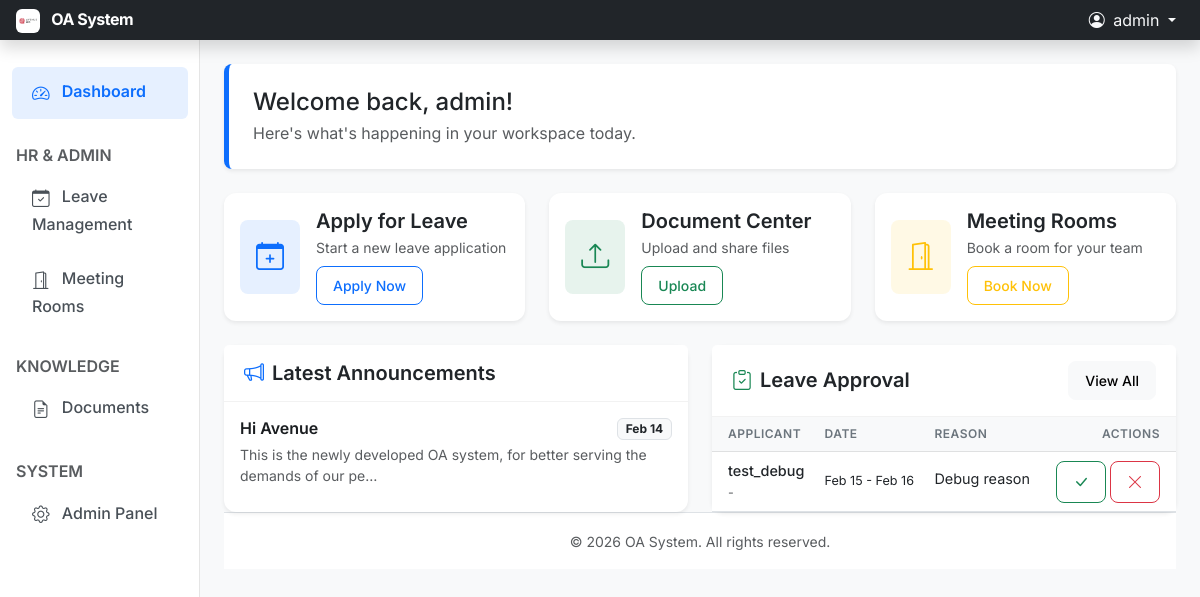
/ (signed in), run on the app's committed database.
### apps/core/models.py (models this page shows, shortened)
class User(AbstractUser):
    employee_id = models.CharField(_("Employee ID"), max_length=20, unique=True, null=True, blank=True)
    department = models.ForeignKey(
        Department,
        verbose_name=_("Department"),
        on_delete=models.SET_NULL,
        null=True,
        blank=True,
        related_name="members"
    )
    position = models.CharField(_("Position"), max_length=100, blank=True)
    phone = models.CharField(_("Phone"), max_length=20, blank=True)
    class Meta:
        verbose_name = _("User")
        verbose_name_plural = _("Users")

### apps/admin_office/models.py (models this page shows, shortened)
class Notice(models.Model):
    title = models.CharField(_("Title"), max_length=200)
    content = models.TextField(_("Content"))
    author = models.ForeignKey(
        settings.AUTH_USER_MODEL,
        verbose_name=_("Author"),
        on_delete=models.CASCADE
    )
    published_at = models.DateTimeField(_("Published At"), auto_now_add=True)
    is_published = models.BooleanField(_("Published"), default=True)
    class Meta:
        verbose_name = _("Notice")
        verbose_name_plural = _("Notices")
        ordering = ['-published_at']

### apps/hr/models.py (models this page shows, shortened)
class LeaveApplication(models.Model):
    STATUS_DRAFT = 'draft'
    STATUS_PENDING = 'pending'
    STATUS_APPROVED = 'approved'
    STATUS_REJECTED = 'rejected'
    STATUS_CHOICES = (
        (STATUS_DRAFT, _('Draft')),
        (STATUS_PENDING, _('Pending')),
        (STATUS_APPROVED, _('Approved')),
        (STATUS_REJECTED, _('Rejected')),
    )
    TYPE_SICK = 'sick'
    TYPE_ANNUAL = 'annual'
    TYPE_PERSONAL = 'personal'
    TYPE_CHOICES = (
        (TYPE_SICK, _('Sick Leave')),
        (TYPE_ANNUAL, _('Annual Leave')),
        (TYPE_PERSONAL, _('Personal Leave')),
    )
    applicant = models.ForeignKey(
        settings.AUTH_USER_MODEL,
        verbose_name=_("Applicant"),
        on_delete=models.CASCADE,
        related_name='leave_applications'
    )
    leave_type = models.CharField(_("Leave Type"), max_length=20, choices=TYPE_CHOICES, default=TYPE_SICK)
    start_date = models.DateField(_("Start Date"))
    end_date = models.DateField(_("End Date"))
    reason = models.TextField(_("Reason"))
    status = FSMField(_("Status"), default=STATUS_DRAFT, choices=STATUS_CHOICES, protected=True)
    reviewer = models.ForeignKey(
        settings.AUTH_USER_MODEL,
        verbose_name=_("Reviewer"),
        on_delete=models.SET_NULL,
        null=True,
        blank=True,
        related_name='leaves_to_review'
    )
    created_at = models.DateTimeField(auto_now_add=True)
    updated_at = models.DateTimeField(auto_now=True)
    class Meta:
        verbose_name = _("Leave Application")
        verbose_name_plural = _("Leave Applications")
        ordering = ['-created_at']

### apps/core/views.py (the view)
# urls.py: path("", index, name='index'),
@login_required
def index(request):
    notices = Notice.objects.filter(is_published=True).order_by('-published_at')[:5]
    pending_leaves = LeaveApplication.objects.none()
    can_approve = False
    department_ids = approvable_department_ids(request.user)
    if department_ids is None:
        can_approve = True
        pending_leaves = LeaveApplication.objects.filter(status=LeaveApplication.STATUS_PENDING)
    elif department_ids:
        can_approve = True
        pending_leaves = LeaveApplication.objects.filter(
            status=LeaveApplication.STATUS_PENDING,
            applicant__department_id__in=department_ids,
        ).exclude(applicant=request.user)
    return render(
        request,
        'index.html',
        {'notices': notices, 'pending_leaves': pending_leaves, 'can_approve': can_approve},
    )

### templates/index.html (shortened to what this page needs)
{% extends 'base.html' %}
{% block content %}
<div class="row mb-4">
    <div class="col-12">
        <div class="p-4 rounded-3 bg-white shadow-sm border-start border-5 border-primary">
            <h2 class="h4 mb-1">Welcome back, {{ user.get_full_name|default:user.username }}!</h2>
            <p class="text-muted mb-0">Here's what's happening in your workspace today.</p>
        </div>
    </div>
</div>
<div class="row g-4 mb-4">
    <div class="col-md-4">
        <div class="card h-100 border-0 shadow-sm">
            <div class="card-body d-flex align-items-center">
                <div class="flex-shrink-0 bg-primary bg-opacity-10 p-3 rounded-3">
                    <i class="bi bi-calendar-plus text-primary fs-3"></i>
                </div>
                <div class="flex-grow-1 ms-3">
                    <h5 class="card-title mb-1">Apply for Leave</h5>
                    <p class="card-text text-muted small mb-2">Start a new leave application</p>
                    <a href="{% url 'hr:leave_create' %}" class="btn btn-sm btn-outline-primary stretched-link">Apply Now</a>
                </div>
            </div>
        </div>
    </div>
    <div class="col-md-4">
        <div class="card h-100 border-0 shadow-sm">
            <div class="card-body d-flex align-items-center">
                <div class="flex-shrink-0 bg-success bg-opacity-10 p-3 rounded-3">
                    <i class="bi bi-upload text-success fs-3"></i>
                </div>
                <div class="flex-grow-1 ms-3">
                    <h5 class="card-title mb-1">Document Center</h5>
                    <p class="card-text text-muted small mb-2">Upload and share files</p>
                    <a href="{% url 'docs:doc_create' %}" class="btn btn-sm btn-outline-success stretched-link">Upload</a>
                </div>
            </div>
        </div>
    </div>
    <div class="col-md-4">
        <div class="card h-100 border-0 shadow-sm">
            <div class="card-body d-flex align-items-center">
                <div class="flex-shrink-0 bg-warning bg-opacity-10 p-3 rounded-3">
                    <i class="bi bi-door-open text-warning fs-3"></i>
                </div>
                <div class="flex-grow-1 ms-3">
                    <h5 class="card-title mb-1">Meeting Rooms</h5>
                    <p class="card-text text-muted small mb-2">Book a room for your team</p>
                    <a href="{% url 'meeting:availability' %}" class="btn btn-sm btn-outline-warning stretched-link">Book Now</a>
                </div>
            </div>
        </div>
    </div>
</div>
<div class="row g-4">
    <div class="col-lg-6">
        <div class="card shadow-sm h-100">
            <div class="card-header bg-white py-3">
                <h5 class="card-title mb-0 d-flex align-items-center">
                    <i class="bi bi-megaphone me-2 text-primary"></i> Latest Announcements
                </h5>
            </div>
            <div class="list-group list-group-flush">
                {% for notice in notices %}
                <div class="list-group-item px-3 py-3">
                    <div class="d-flex w-100 justify-content-between align-items-center mb-1">
                        <h6 class="mb-0 fw-semibold">{{ notice.title }}</h6>
                        <span class="badge bg-light text-dark border">{{ notice.published_at|date:"M d" }}</span>
                    </div>
                    <p class="mb-0 text-muted small">{{ notice.content|truncatechars:80 }}</p>
                </div>
                {% empty %}
                <div class="list-group-item text-center text-muted py-5">
                    <i class="bi bi-inbox fs-4 d-block mb-2"></i>
                    No announcements yet
                </div>
                {% endfor %}
            </div>
        </div>
    </div>
    <div class="col-lg-6">
        <div class="card shadow-sm h-100">
            <div class="card-header bg-white py-3 d-flex justify-content-between align-items-center">
                {% if can_approve %}
                    <h5 class="card-title mb-0 d-flex align-items-center">
                        <i class="bi bi-clipboard-check me-2 text-success"></i> Leave Approval
                    </h5>
                    <a href="{% url 'hr:leave_list' %}" class="btn btn-sm btn-light">View All</a>
                {% else %}
                    <h5 class="card-title mb-0 d-flex align-items-center">
                        <i class="bi bi-check2-square me-2 text-info"></i> My To-Do
                    </h5>
                {% endif %}
            </div>
            {% if can_approve %}
              <div class="table-responsive">
                <table class="table table-hover align-middle mb-0">
                  <thead class="table-light">
                    <tr>
                      <th class="ps-3">Applicant</th>
                      <th>Date</th>
                      <th>Reason</th>
                      <th class="text-end pe-3">Actions</th>
                    </tr>
                  </thead>
                  <tbody>
                    {% for leave in pending_leaves %}
                      <tr>
                        <td class="ps-3">
                            <div class="fw-medium">{{ leave.applicant.get_full_name|default:leave.applicant.username }}</div>
                            <small class="text-muted">{{ leave.applicant.department.name|default:"-" }}</small>
                        </td>
                        <td>
                            <div class="small">{{ leave.start_date|date:"M d" }} - {{ leave.end_date|date:"M d" }}</div>
                        </td>
                        <td title="{{ leave.reason }}">
                            <span class="d-inline-block text-truncate" style="max-width: 150px;">
                                {{ leave.reason }}
                            </span>
                        </td>
                        <td class="text-end pe-3">
                          <div class="btn-group btn-group-sm">
                            <form action="{% url 'hr:leave_approve' leave.pk %}" method="post" class="d-inline">
                              <button type="submit" class="btn btn-outline-success" title="Approve" onclick="return confirm('Confirm approval?')">
                                <i class="bi bi-check-lg"></i>
                              </button>
                            </form>
                            <form action="{% url 'hr:leave_reject' leave.pk %}" method="post" class="d-inline ms-1">
                              <button type="submit" class="btn btn-outline-danger" title="Reject" onclick="return confirm('Confirm rejection?')">
                                <i class="bi bi-x-lg"></i>
                              </button>
                            </form>
                          </div>
                        </td>
                      </tr>
                    {% endfor %}
                  </tbody>
                </table>
              </div>
            {% else %}
              <div class="card-body text-center py-5">
                  <i class="bi bi-list-check fs-4 d-block mb-2 text-muted"></i>
                  <p class="text-muted mb-0">No pending tasks</p>
              </div>
            {% endif %}
        </div>
    </div>
</div>
{% endblock %}

### templates/base.html (shortened to what this page needs)
{% load static %}
<!doctype html>
<html lang="en">
  <head>
    <link href="https://cdn.jsdelivr.net/npm/bootstrap@5.3.0/dist/css/bootstrap.min.css" rel="stylesheet">
    <link href="https://cdn.jsdelivr.net/npm/bootstrap-icons@1.10.0/font/bootstrap-icons.css" rel="stylesheet">
    <link href="{% static 'css/style.css' %}" rel="stylesheet">
  </head>
  <body>
    <header class="navbar navbar-expand-md navbar-dark sticky-top bg-dark flex-md-nowrap p-0 shadow">
      <a class="navbar-brand col-md-3 col-lg-2 me-0 px-3 fs-6" href="/">
        <img src="{% static 'img/logo.jpg' %}" alt="Logo" width="24" height="24" class="d-inline-block align-text-top me-2 rounded">
        OA System
      </a>
      <div class="navbar-nav w-100 justify-content-end px-3">
        {% if user.is_authenticated %}
        <div class="nav-item dropdown">
            <a class="nav-link dropdown-toggle text-light" href="#" role="button" data-bs-toggle="dropdown" aria-expanded="false">
                <i class="bi bi-person-circle me-1"></i> {{ user.get_full_name|default:user.username }}
            </a>
        </div>
        {% else %}
        <div class="nav-item text-nowrap">
            <a class="nav-link px-3 text-light" href="{% url 'login' %}">Login</a>
        </div>
        {% endif %}
      </div>
    </header>
    <div class="container-fluid">
      <div class="row">
        {% if user.is_authenticated %}
        <nav id="sidebarMenu" class="col-md-3 col-lg-2 d-md-block bg-white sidebar collapse">
          <div class="position-sticky pt-3 sidebar-sticky">
            <ul class="nav flex-column">
              <li class="nav-item">
                <a class="nav-link {% if request.path == '/' %}active{% endif %}" aria-current="page" href="/">
                  <i class="bi bi-speedometer2"></i> Dashboard
                </a>
              </li>
              <h6 class="sidebar-heading d-flex justify-content-between align-items-center px-3 mt-4 mb-1 text-muted text-uppercase">
                <span>HR & Admin</span>
              </h6>
              <li class="nav-item">
                <a class="nav-link {% if 'hr' in request.path %}active{% endif %}" href="{% url 'hr:leave_list' %}">
                  <i class="bi bi-calendar-check"></i> Leave Management
                </a>
              </li>
              <li class="nav-item">
                <a class="nav-link {% if 'meeting' in request.path %}active{% endif %}" href="{% url 'meeting:booking_list' %}">
                  <i class="bi bi-door-open"></i> Meeting Rooms
                </a>
              </li>
              <h6 class="sidebar-heading d-flex justify-content-between align-items-center px-3 mt-4 mb-1 text-muted text-uppercase">
                <span>Knowledge</span>
              </h6>
              <li class="nav-item">
                <a class="nav-link {% if 'docs' in request.path %}active{% endif %}" href="{% url 'docs:doc_list' %}">
                  <i class="bi bi-file-earmark-text"></i> Documents
                </a>
              </li>
              {% if user.is_staff %}
              <h6 class="sidebar-heading d-flex justify-content-between align-items-center px-3 mt-4 mb-1 text-muted text-uppercase">
                <span>System</span>
              </h6>
              <li class="nav-item">
                <a class="nav-link" href="/admin/">
                  <i class="bi bi-gear"></i> Admin Panel
                </a>
              </li>
              {% endif %}
            </ul>
          </div>
        </nav>
        <main class="col-md-9 ms-sm-auto col-lg-10 px-md-4 main-content">
        {% else %}
        <main class="col-md-12 ms-sm-auto col-lg-12 px-md-4 main-content">
        {% endif %}
          {% block content %}{% endblock %}
          <footer class="footer mt-auto py-3">
            <div class="container-fluid text-center">
                <span class="text-muted small">© {% now "Y" %} OA System. All rights reserved.</span>
            </div>
          </footer>
        </main>
      </div>
    </div>
  </body>
</html>

### data on the page
User: get_full_name "admin"
Notice: title "Hi Avenue", published_at "Feb 14", content "This is the newly developed OA system, for better serving the demands of our pe…"
LeaveApplication: applicant.get_full_name "test_debug", applicant.department.name "-", start_date "Feb 15", end_date "Feb 16", reason "Debug reason"
